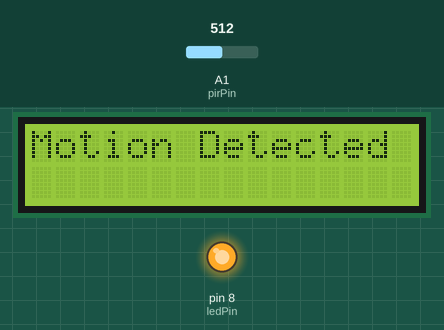
Simulated run of this sketch. Board: Arduino Uno, built with avr-gcc and run on an emulated ATmega328P. On the bench: 16×2 character LCD, output pins drawn as LEDs (lit = HIGH). The test bench sets the inputs (shaded band); at power-on: A1 (pirPin) = 512.

Above: at 1.2 s.
1.3 s: A1 (pirPin) set to 0
At 5.0 s:
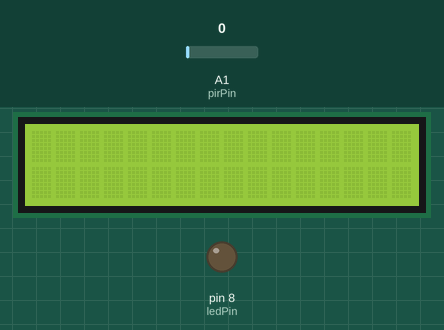
6.3 s: A1 (pirPin) set to 122
At 9.1 s:
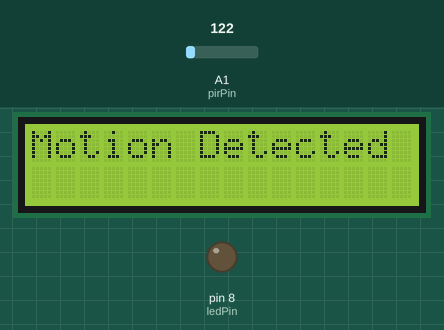
Timing chart, 0 to 21.6 s (numbered marks = the images above; inputs shaded):
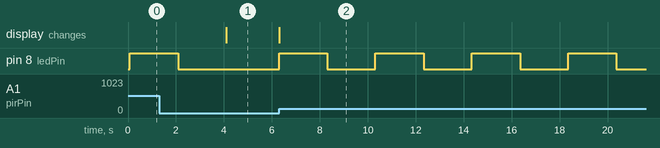

The sketch:

MotionDetectionWithDisplayAlert.ino
```cpp
#include <Wire.h>
#include <LiquidCrystal_I2C.h>


int pirPin = A1;
bool sensorVal = false;
int ledPin = 8;
LiquidCrystal_I2C lcd(0x27,16,2);

void setup()
{
  // put your setup code here, to run once:
  pinMode(ledPin,OUTPUT);

  lcd.begin();
  lcd.backlight();
  lcd.print("Stand by");


}

void loop()
{
  // put your main code here, to run repeatedly:
   sensorVal = analogRead(pirPin);


    if(sensorVal){
    digitalWrite(ledPin,HIGH);
    lcd.clear();
    lcd.print("Motion Detected");
     delay(2000);
     digitalWrite(ledPin,LOW);
     delay(2000);

    }
    else{
       lcd.clear();
    }

}
```

Measured:
- after the input at 1.3 s, pin 8 (ledPin): goes on until 2.1 s, then stays LOW; the display: changes after 2.8 s (image 1)
- after the input at 6.3 s, pin 8 (ledPin): alternates HIGH for 2.0 s and LOW for 2.0 s, starting at once; the display: changes at once (image 2)
